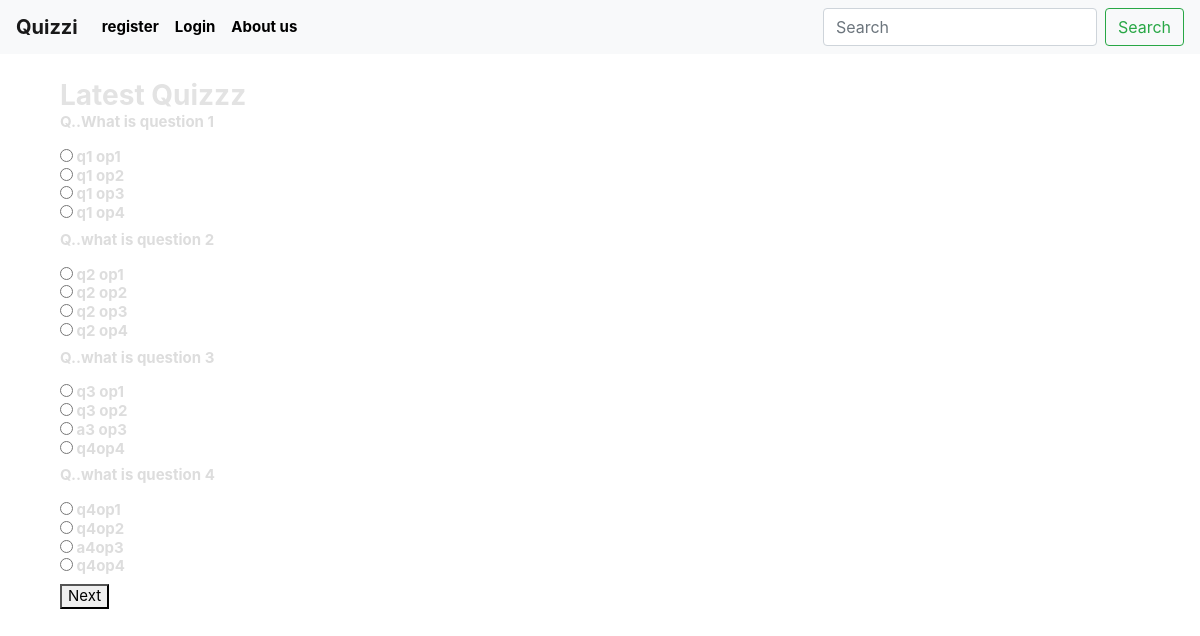
Screenshot of /quiz/attempt4 with the database file from the repository.
### quiz/models.py (models this page shows, shortened)
class Quiz(db.Model):
    id = db.Column(db.Integer, primary_key=True)
    class_id = db.Column(db.Integer, db.ForeignKey('class.id'))
    quiz_code = db.Column(db.String(5), nullable=False)
    title = db.Column(db.String(100), nullable=False)
    timer = db.Column(db.Integer)  # Default timer in seconds
    questions = db.relationship('Question', backref='quiz', lazy=True)
    options = db.relationship('Option',backref='quiz', lazy=True)

class Question(db.Model):
    id = db.Column(db.Integer, primary_key=True)
    quiz_id = db.Column(db.Integer, db.ForeignKey('quiz.id'), nullable=False)
    text = db.Column(db.String(500), nullable=False)
    options = db.relationship('Option', backref='question', lazy=True)

class Option(db.Model):
    id = db.Column(db.Integer, primary_key=True)
    question_id = db.Column(db.Integer, db.ForeignKey('question.id'), nullable=False)
    quiz_id = db.Column(db.Integer, db.ForeignKey('quiz.id'), nullable=False)
    option1 = db.Column(db.String(200), nullable=False)
    option2 = db.Column(db.String(200), nullable=False)
    option3 = db.Column(db.String(200), nullable=False)
    option4 = db.Column(db.String(200), nullable=False)

### quiz/routes.py (the view)
@app.route('/quiz/attempt<int:quiz_id>')
def take_quiz(quiz_id):
    quiz = Quiz.query.get_or_404(quiz_id)
    questions = quiz.questions  # Retrieve quiz questions
    return render_template('quiz.html', quiz=quiz, questions=questions)

### quiz/templates/quiz.html (shortened to what this page needs)
{% extends "layout.html" %}
{% block content %}
<div class="container mt-4">
    <h2>{{ quiz.title }}</h2>
    <div id="quiz-container">
    <form id="quiz-form" method="POST" action="{{ url_for('submit_quiz', quiz_id=quiz.id) }}" >
        <div class="question" id="question-{{ questions[0].id }}">
            {% for question in questions %}
            <p>Q..{{ question.text }}</p>
            {% for option in question.options %}
            <label>
                <input type="radio" name="question_{{ question.id }}" value="{{ option.id }}">
                {{ option.option1 }}
                <br>
                <input type="radio" name="question_{{ question.id }}" value="{{ option.id }}">
                {{ option.option2 }}
                <br>
                <input type="radio" name="question_{{ question.id }}" value="{{ option.id }}">
                {{ option.option3 }}
                <br>
                <input type="radio" name="question_{{ questions.id }}" value="{{ option.id }}">
                {{ option.option4 }}
                <br>
            </label><br>
            {% endfor %}
            {% endfor %}
        </div>
        <button type="button" id="next-button">Next</button>
    </form>
</div>
{% endblock %}

### quiz/static/style.css (style rules this page uses)
body { background-image: url("bgr.png"); background-attachment: fixed; color: #333333; margin-top: 0rem; }
h1, h2, h3, h4, h5, h6 { color: #e3e3e3; line-height: 1.25; font-size: 28px; font-weight: bold; margin: 0; }
p { color: #dddddd; }
label { color: #dddddd; }

### quiz/templates/layout.html (style rules this page uses)
body { color: #2b3a47; line-height: 1.25; font-size: 15px; font-weight: bold; margin: 0; }

### rows the page displays
Quiz: title "Latest Quizzz"
Question: text "What is question 1"
Option: option1 "q1 op1", option2 "q1 op2", option3 "q1 op3", option4 "q1 op4"
Question: text "what is question 2"
Option: option1 "q2 op1", option2 "q2 op2", option3 "q2 op3", option4 "q2 op4"
Question: text "what is question 3"
Option: option1 "q3 op1", option2 "q3 op2", option3 "a3 op3", option4 "q4op4"
Question: text "what is question 4"
Option: option1 "q4op1", option2 "q4op2", option3 "a4op3", option4 "q4op4"
